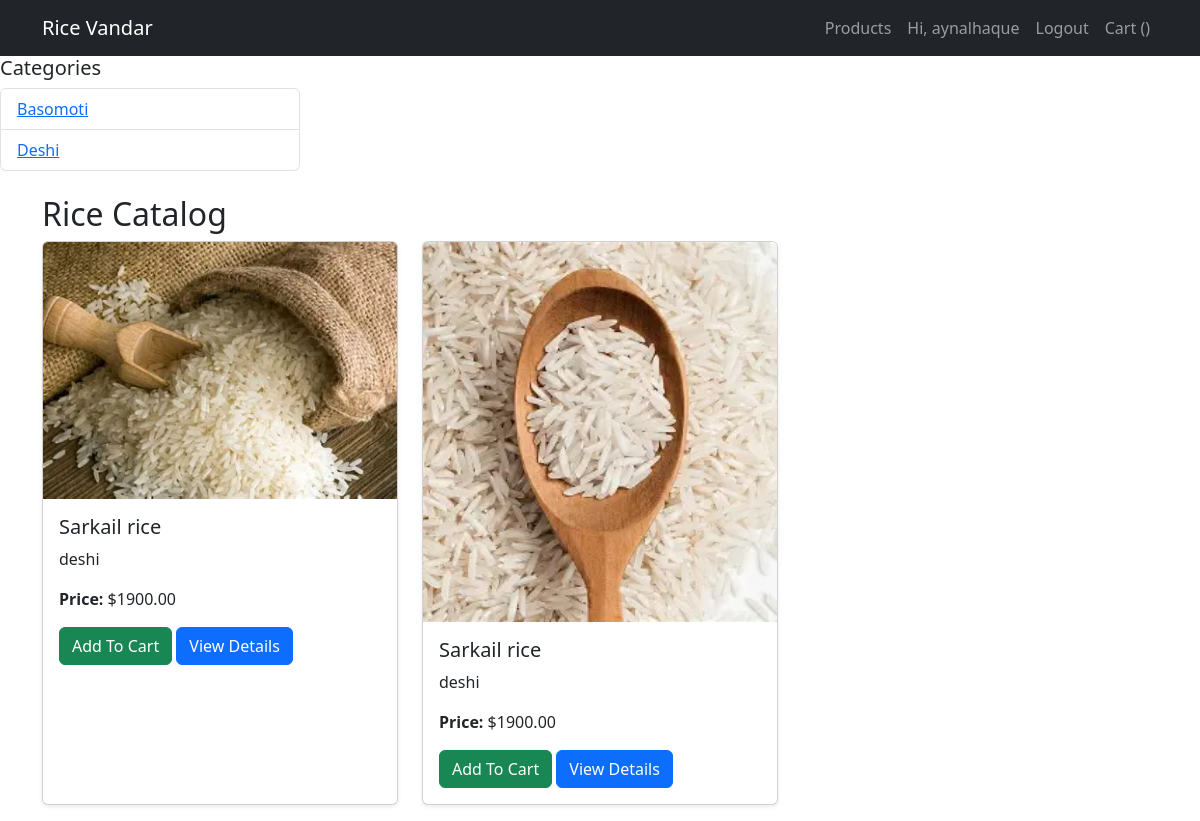
The app's page / (signed in) with its own data.
### catalogue/models.py (models this page shows, shortened)
class RiceCategory(models.Model):
    name = models.CharField(max_length=100, unique=True)
    description = models.TextField(blank=True, null=True)
    class Meta:
        verbose_name_plural = "Rice Categories"

class Product(models.Model):
    name = models.CharField(max_length=200)
    category = models.ForeignKey(RiceCategory, on_delete=models.CASCADE, related_name="products", null=True, blank=True)
    description = models.TextField(blank=True)
    price = models.DecimalField(max_digits=10, decimal_places=2)
    stock = models.PositiveIntegerField(default=0)
    image = models.ImageField(upload_to='products/', blank=True, null=True)
    created_at = models.DateTimeField(auto_now_add=True)
    updated_at = models.DateTimeField(auto_now=True)

### catalogue/views.py (the view)
# urls.py: path('', views.product_list, name='product_list'),
def product_list(request):
    products = Product.objects.all().order_by('-created_at')
    categories = RiceCategory.objects.all()
    return render(request, 'catalogue/product_list.html', {'products': products, 'categories': categories})

### templates/catalogue/product_list.html (shortened to what this page needs)
{% extends "base.html" %}
{% block content %}
<h2>Rice Catalog</h2>
<div class="row">
    {% for product in products %}
    <div class="col-md-4 mb-3">
        <div class="card h-100 shadow-sm">
            {% if product.image %}
            <img src="{{ product.image.url }}" class="card-img-top" alt="{{ product.name }}">
            {% endif %}
            <div class="card-body">
                <h5 class="card-title">{{ product.name }}</h5>
                <p class="card-text">{{ product.description|truncatechars:100 }}</p>
                <p class="card-text"><strong>Price:</strong> ${{ product.price }}</p>
             <a href="{% url 'cart:add_to_cart' product.id %}" class="btn btn-success">Add To Cart</a>
                <a href="{% url 'catalogue:product_detail' product.pk %}" class="btn btn-primary">View Details</a>
            </div>
        </div>
    </div>
    {% empty %}
    <p>No products available.</p>
    {% endfor %}
</div>
{% endblock %}

### templates/base.html (shortened to what this page needs)
{% load static %}
<!DOCTYPE html>
<html lang="en">
<head>
    <link rel="stylesheet" href="{% static 'css/styles.css' %}?v={{ time }}">
    <link href="https://cdn.jsdelivr.net/npm/bootstrap@5.3.0/dist/css/bootstrap.min.css" rel="stylesheet">
</head>
<body>
    <nav class="navbar navbar-expand-lg navbar-dark bg-dark">
      <div class="container">
        <a class="navbar-brand " href="{% url 'catalogue:product_list' %}">Rice Vandar</a>
        <div>
          <ul class="navbar-nav">
            <li class="nav-item"><a class="nav-link" href="{% url 'catalogue:product_list' %}">Products</a></li>
            {% if user.is_authenticated %}
              <li class="nav-item"><a class="nav-link" href="{% url 'accounts:profile' %}">Hi, {{ user.username }}</a></li>
              <li class="nav-item"><a class="nav-link" href="{% url 'accounts:logout' %}">Logout</a></li>
            {% else %}
              <li class="nav-item"><a class="nav-link" href="{% url 'accounts:login' %}">Login</a></li>
              <li class="nav-item"><a class="nav-link" href="{% url 'accounts:register' %}">Register</a></li>
            {% endif %}
            <li class="nav-item"><a class="nav-link" href="{% url 'cart:view_cart' %}">Cart ({{ cart_item_count }})</a></li>
          </ul>
        </div>
      </div>
    </nav>
 <div class="col-md-3">
                <h5>Categories</h5>
                <ul class="list-group">
                    {% for cat in categories %}
                        <li class="list-group-item">
                            <a href="{% url 'catalogue:category_products' cat.id %}">{{ cat.name }}</a>
                        </li>
                    {% empty %}
                        <li class="list-group-item">No categories available</li>
                    {% endfor %}
                </ul>
            </div>
    <div class="container mt-4">
        {% block content %}{% endblock %}
    </div>
</body>
</html>

### static/css/styles.css (style rules this page uses)
body { background-color: hwb(110 23% 49%); color: black; }

### records on screen
RiceCategory: name "Basomoti"
RiceCategory: name "Deshi"
Product: image (picture), name "Sarkail rice", description "deshi", price "1900.00"
Product: image (picture), name "Sarkail rice", description "deshi", price "1900.00"

### other values on screen
{{ user.username }} "aynalhaque"
